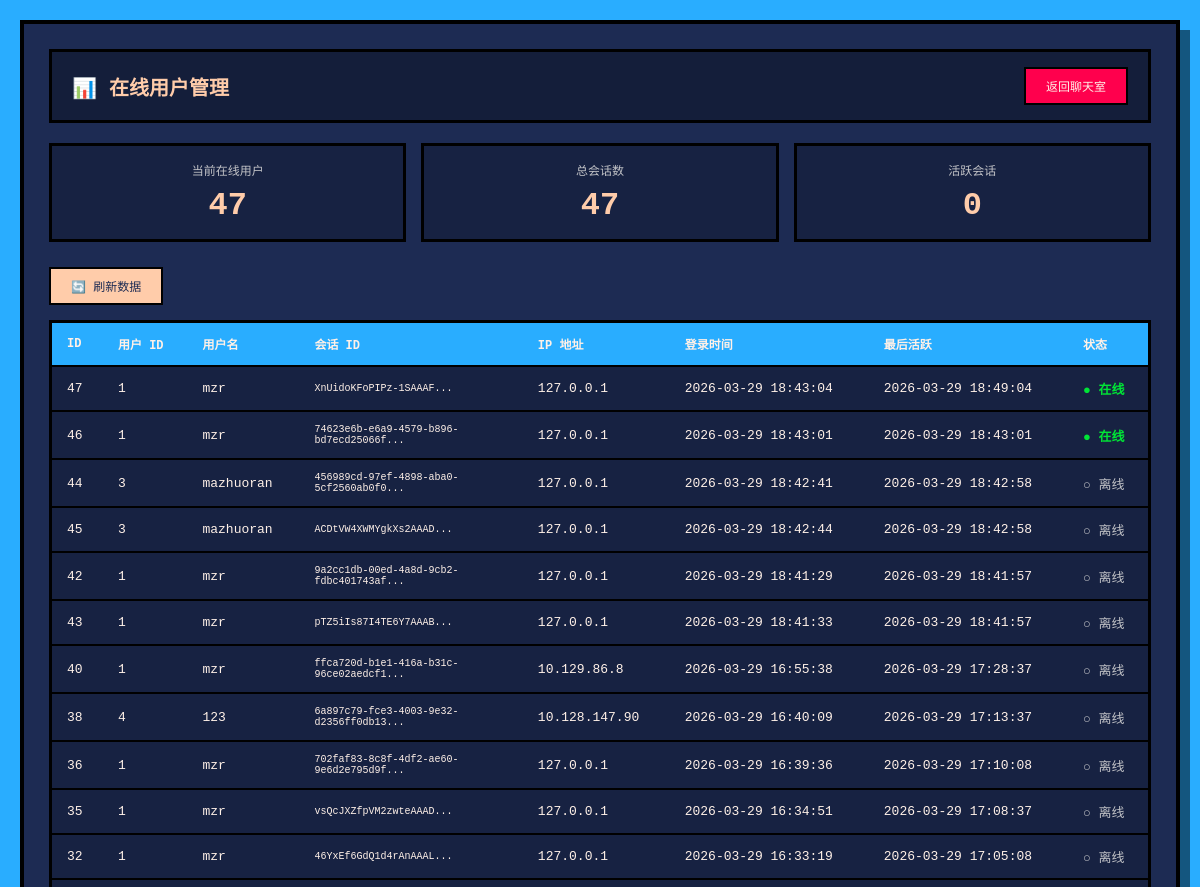
/admin (upper part), run on an earlier commit of the app's database.
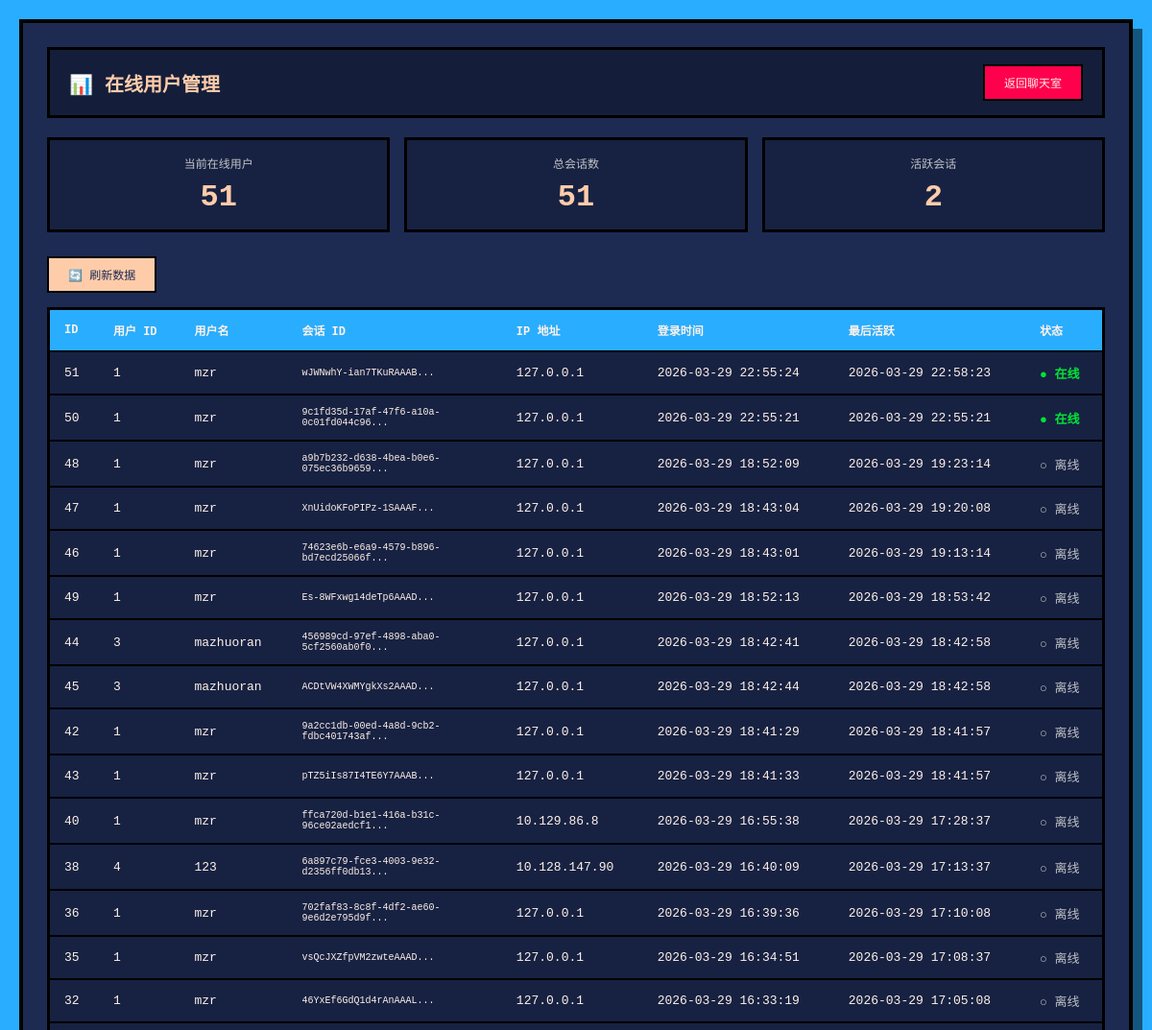
And on a later commit of the database.
### app.py (models this page shows)
class OnlineUser(db.Model):
    __tablename__ = 'online_users'
    id = db.Column(db.Integer, primary_key=True)
    user_id = db.Column(db.Integer, nullable=False, index=True)
    session_id = db.Column(db.String(256), unique=True, nullable=False, index=True)
    username = db.Column(db.String(80), nullable=False)
    login_time = db.Column(db.DateTime, default=datetime.now)
    last_active = db.Column(db.DateTime, default=datetime.now, onupdate=datetime.now)
    ip_address = db.Column(db.String(45))
    user_agent = db.Column(db.String(500))
    is_active = db.Column(db.Boolean, default=True)

### app.py (the view)
@app.route('/admin')
def admin():
    all_users = OnlineUser.query.order_by(OnlineUser.last_active.desc()).limit(100).all()
    from datetime import timedelta
    threshold = datetime.now() - timedelta(minutes=5)
    active_sessions = OnlineUser.query.filter(
        OnlineUser.is_active == True,
        OnlineUser.last_active >= threshold
    ).count()
    total_sessions = len(all_users)
    return render_template('admin.html',
                         online_users=all_users,
                         total_sessions=total_sessions,
                         active_sessions=active_sessions)

### templates/admin.html (shortened to what this page needs)
<!DOCTYPE html>
<html lang="zh-CN">
<head>
    <link rel="stylesheet" href="/static/style.css">
</head>
<body>
    <div class="container">
        <div class="pixel-panel">
            <nav class="navbar">
                <h1>📊 在线用户管理</h1>
                <a href="/" class="back-btn">返回聊天室</a>
            </nav>
            <div class="stats-grid">
                <div class="stat-card">
                    <div class="label">当前在线用户</div>
                    <div class="value" id="online-count">{{ online_users|length }}</div>
                </div>
                <div class="stat-card">
                    <div class="label">总会话数</div>
                    <div class="value" id="total-sessions">{{ total_sessions }}</div>
                </div>
                <div class="stat-card">
                    <div class="label">活跃会话</div>
                    <div class="value" id="active-sessions">{{ active_sessions }}</div>
                </div>
            </div>
            <button class="refresh-btn" onclick="refreshData()">🔄 刷新数据</button>
            <div class="table-wrapper">
                <table>
                    <thead>
                        <tr>
                            <th>ID</th>
                            <th>用户 ID</th>
                            <th>用户名</th>
                            <th>会话 ID</th>
                            <th>IP 地址</th>
                            <th>登录时间</th>
                            <th>最后活跃</th>
                            <th>状态</th>
                        </tr>
                    </thead>
                    <tbody id="users-table">
                        {% for user in online_users %}
                        <tr>
                            <td>{{ user.id }}</td>
                            <td>{{ user.user_id }}</td>
                            <td>{{ user.username }}</td>
                            <td style="font-size: 10px; max-width: 200px; overflow: hidden; text-overflow: ellipsis;">{{ user.session_id[:50] }}...</td>
                            <td>{{ user.ip_address or 'N/A' }}</td>
                            <td>{{ user.login_time.strftime('%Y-%m-%d %H:%M:%S') if user.login_time else 'N/A' }}</td>
                            <td>{{ user.last_active.strftime('%Y-%m-%d %H:%M:%S') if user.last_active else 'N/A' }}</td>
                            <td>
                                {% if user.is_active %}
                                    <span class="status-active">● 在线</span>
                                {% else %}
                                    <span class="status-inactive">○ 离线</span>
                                {% endif %}
                            </td>
                        </tr>
                        {% else %}
                        <tr>
                            <td colspan="8" class="empty-state">暂无在线用户</td>
                        </tr>
                        {% endfor %}
                    </tbody>
                </table>
            </div>
        </div>
    </div>
</body>
</html>

### static/style.css (style rules this page uses)
:root { --pixel-bg-main: #29adff; --pixel-bg-panel: #1d2b53; --pixel-text-primary: #fff1e8; --pixel-text-secondary: #c2c3c7; --pixel-border: #000000; --pixel-shadow: rgba(0, 0, 0, 0.5); --pixel-acc-primary: #ffccaa; --pixel-acc-secondary: #ff004d; --pixel-btn-bg: #00e436; --pixel-btn-text: #1d2b53; --pixel-success: #00e436; --pixel-warning: #ffa300; }

### templates/admin.html (style rules this page uses)
:root { --pixel-bg-main: #29adff; --pixel-bg-panel: #1d2b53; --pixel-text-primary: #fff1e8; --pixel-text-secondary: #c2c3c7; --pixel-border: #000000; --pixel-shadow: rgba(0, 0, 0, 0.5); --pixel-acc-primary: #ffccaa; --pixel-acc-secondary: #ff004d; }
* { margin: 0; padding: 0; box-sizing: border-box; }
body { font-family: 'Courier New', Courier, monospace; background-color: var(--pixel-bg-main); min-height: 100vh; padding: 20px; }
.container { max-width: 1200px; margin: 0 auto; }
.pixel-panel { background-color: var(--pixel-bg-panel); color: var(--pixel-text-primary); border: 4px solid var(--pixel-border); box-shadow: 10px 10px 0px var(--pixel-shadow); padding: 25px; }
.navbar { display: flex; justify-content: space-between; align-items: center; padding: 15px 20px; background: rgba(0, 0, 0, 0.3); border: 3px solid var(--pixel-border); margin-bottom: 20px; }
.navbar h1 { font-size: 20px; color: var(--pixel-acc-primary); text-transform: uppercase; }
.back-btn { background-color: var(--pixel-acc-secondary); color: var(--pixel-text-primary); border: 2px solid var(--pixel-border); padding: 8px 20px; font-size: 12px; text-decoration: none; text-transform: uppercase; cursor: pointer; font-family: inherit; display: inline-block; }
.stats-grid { display: grid; grid-template-columns: repeat(auto-fit, minmax(200px, 1fr)); gap: 15px; margin-bottom: 25px; }
.stat-card { background: rgba(0, 0, 0, 0.2); border: 3px solid var(--pixel-border); padding: 15px; text-align: center; }
.stat-card .label { font-size: 12px; color: var(--pixel-text-secondary); margin-bottom: 8px; text-transform: uppercase; }
.stat-card .value { font-size: 32px; color: var(--pixel-acc-primary); font-weight: bold; }
.table-wrapper { background: rgba(0, 0, 0, 0.2); border: 3px solid var(--pixel-border); overflow-x: auto; }
table { width: 100%; border-collapse: collapse; }
th, td { padding: 12px 15px; text-align: left; border-bottom: 2px solid var(--pixel-border); }
th { background: var(--pixel-bg-main); color: var(--pixel-text-primary); font-size: 12px; text-transform: uppercase; }
td { font-size: 13px; }
.status-active { color: #00e436; font-weight: bold; }
.status-inactive { color: var(--pixel-text-secondary); }
.refresh-btn { background-color: var(--pixel-acc-primary); color: var(--pixel-bg-panel); border: 2px solid var(--pixel-border); padding: 8px 20px; font-size: 12px; text-transform: uppercase; cursor: pointer; font-family: inherit; margin-bottom: 15px; }

What changed in the data, as far as the page shows it:
added OnlineUser: id "51", user_id "1", username "mzr", session "wJWNwhY-ian7TKuRAAAB", ip_address "127.0.0.1", login_time "2026-03-29 22:55:24", last_active "2026-03-29 22:58:23", is_active "● 在线"
added OnlineUser: id "50", user_id "1", username "mzr", session "9c1fd35d-17af-47f6-a10a-0c01fd044c96", ip_address "127.0.0.1", login_time "2026-03-29 22:55:21", last_active "2026-03-29 22:55:21", is_active "● 在线"
added OnlineUser: id "48", user_id "1", username "mzr", session "a9b7b232-d638-4bea-b0e6-075ec36b9659", ip_address "127.0.0.1", login_time "2026-03-29 18:52:09", last_active "2026-03-29 19:23:14", is_active "○ 离线"
changed OnlineUser "XnUidoKFoPIPz-1SAAAF": last_active "2026-03-29 18:49:04" → "2026-03-29 19:20:08"; is_active "● 在线" → "○ 离线"
changed OnlineUser "74623e6b-e6a9-4579-b896-bd7ecd25066f": last_active "2026-03-29 18:43:01" → "2026-03-29 19:13:14"; is_active "● 在线" → "○ 离线"
added OnlineUser: id "49", user_id "1", username "mzr", session "Es-8WFxwg14deTp6AAAD", ip_address "127.0.0.1", login_time "2026-03-29 18:52:13", last_active "2026-03-29 18:53:42", is_active "○ 离线"
Also different on the page:
{{ online_users|length }}: "47" → "51"
{{ total_sessions }}: "47" → "51"
{{ active_sessions }}: "0" → "2"
